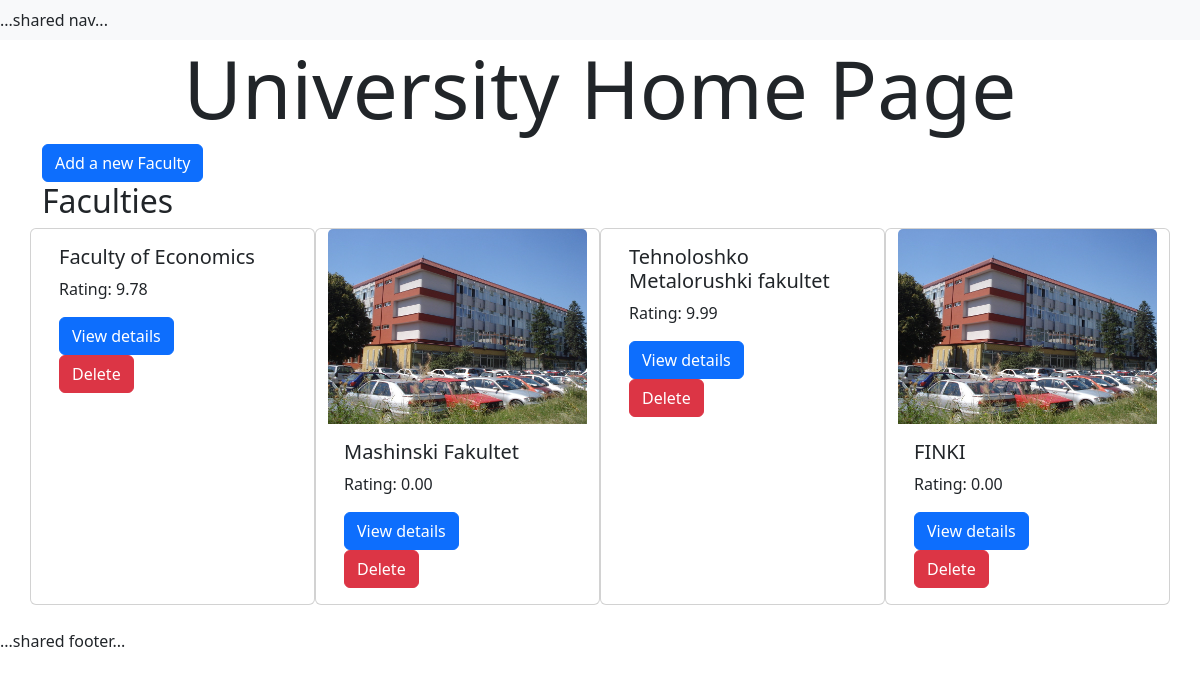
The page / on the database its author committed.
### university/models.py (models this page shows, shortened)
class Faculty(models.Model):
    faculty_name = models.CharField(max_length=50)
    rating = models.DecimalField(
        max_digits=3,
        decimal_places=2,
        default=Decimal('0.00'),
        validators=[
            MinValueValidator(Decimal('0.00')),
            MaxValueValidator(Decimal('10.00'))
        ]
    )

class Location(models.Model):
    address = models.CharField(max_length=50)
    country = models.CharField(max_length=50, blank=True)
    city = models.CharField(max_length=50)
    image = models.ImageField(upload_to="images/", blank=True, null=True)
    faculty = models.OneToOneField(Faculty, on_delete=models.CASCADE,null=True)

### university/views.py (the view)
# urls.py: path("", views.index, name="index"),
def index(request):
    faculties = Faculty.objects.all()
    students = Student.objects.all()
    context = {
        "faculties": faculties,
        "students": students,
        "pageTitle": "University Home Page"
    }
    return render(request, 'index.html',context)

### university/templates/index.html (shortened to what this page needs)
{% extends 'base.html' %}
{% block content %}
<h1 class="display-1 text-center">{{ pageTitle }}</h1>
    <div class="container">
        <a href="{% url 'university:add_faculty' %}"
           class="btn btn-primary"
        >Add a new Faculty </a>
        <div>
            <h2>Faculties</h2>
                <div class="row">
                    {% for faculty in faculties %}
                        <div class="card col-3">
                            {% if faculty.location and faculty.location.image  %}
                                <img
                                        src="{{ faculty.location.image.url }}"
                                        alt="{{ faculty.faculty_name }} location img"
                                        class="card-img-top"
                                />
                            {% endif %}
                            <div class="card-body">
                                <h5 class="card-title"> {{ faculty.faculty_name }}</h5>
                                <p class="card-text">Rating: {{ faculty.rating }}</p>
                                <a href="{% url 'university:faculty_details' faculty.id  %}"
                                   class="btn btn-primary">
                                    View details
                                </a>
                                <form method="POST" action="{% url 'university:delete_faculty' faculty.id %}"
                                >
                                    <button class="btn btn-danger" type="submit">Delete</button>
                                </form>
                            </div>
                        </div>
                    {% endfor %}
                </div>
        </div>
    </div>
{% endblock %}

### university/templates/base.html (shortened to what this page needs)
<!DOCTYPE html>
<html lang="en">
<head>
    <link href="https://cdn.jsdelivr.net/npm/bootstrap@5.3.3/dist/css/bootstrap.min.css" rel="stylesheet">
</head>
<body>
    <nav class="navbar navbar-expand-lg navbar-light bg-light">...shared nav...</nav>
    {% block content %}{% endblock %}
    <footer class="page-footer font-small blue pt-4">...shared footer...</footer>
</body>
</html>

### rows shown on the page
Faculty: faculty_name "Faculty of Economics", rating "9.78"
Faculty: location.image (picture), faculty_name "Mashinski Fakultet", rating "0.00"
Faculty: faculty_name "Tehnoloshko Metalorushki fakultet", rating "9.99"
Faculty: location.image (picture), faculty_name "FINKI", rating "0.00"

### other values the page prints
{{ pageTitle }} "University Home Page"
